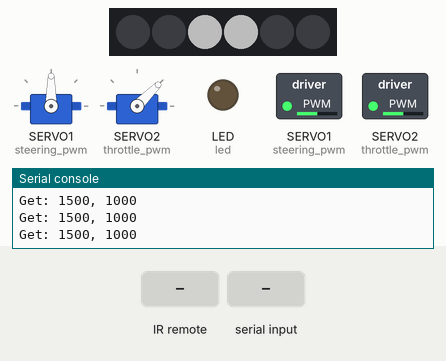
This program was run on a simulated CircuitPython board. On the bench: 6 RGB LEDs in strip order, left to right, 2 × servo, switched loads named in the program (green lamp = pin HIGH), output pins drawn as LEDs (lit = HIGH), the last lines printed to the serial console. The inputs (shaded band) are chosen by the test bench. Dim RGB values are drawn brighter than linear; servo angles are drawn from the pulse width (0.5 ms = 0°, 2.5 ms = 180°); pins used as bus, display or sensor lines are not drawn.

Above: at 3.2 s.
3.3 s: infrared code 0x45 received
4.8 s: infrared code 0x45 received
6.3 s: "5\n" received over the second serial link
At 16.9 s:
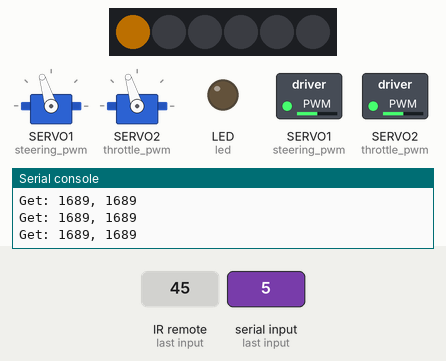
Timing chart, 0 to 17.8 s (numbered marks = the images above; inputs shaded):
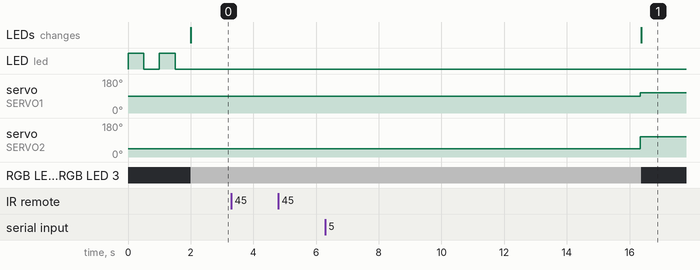

The program:

donkeycar.py
```python
# CircuitPython Test for Robotics Masters MM1
#
# Notes:
#   This is to be run using CircuitPython 4.0
#   Date: 24/05/2019
#
import time
import board
import busio
import neopixel

from digitalio import DigitalInOut, Direction
from pulseio import PWMOut, PulseIn, PulseOut

## set up on-board LED
led = DigitalInOut(board.LED)
led.direction = Direction.OUTPUT

## set up NeoPixel LEDs
pixel_pin = board.NEOPIXEL
num_pixels = 6
pixels = neopixel.NeoPixel(pixel_pin, num_pixels, brightness=0.3, auto_write=False)

RED = (255, 0, 0)
YELLOW = (255, 150, 0)
ORANGE = (255, 127, 80)
GREEN = (0, 255, 0)
CYAN = (0, 255, 255)
BLUE = (0, 0, 255)
PURPLE = (180, 0, 255)
BLACK = (0, 0, 0)
WHITE = (255, 255, 255)

pixels.fill(BLACK)
pixels.show()

## Pixel Map
# 0 Left Indicator
# 1 Left Break
# 2 Left Reverse
# 3 Right Reverse
# 4 Right Break
# 5 Right Indicator


## set up serial UART
# note UART(TX, RX, baudrate)
uart = busio.UART(board.PI_RX, board.PI_TX, baudrate = 115200, timeout = 0.001)

## set up servos and radio control channels
steering_pwm = PWMOut(board.SERVO1, duty_cycle = 2 ** 15, frequency = 50)
throttle_pwm = PWMOut(board.SERVO2, duty_cycle = 2 ** 15, frequency = 50)

steering_channel = PulseIn(board.RCH1, maxlen=64, idle_state=0)
throttle_channel = PulseIn(board.RCH2, maxlen=64, idle_state=0)

## Set some other variables
SMOOTHING_INTERVAL_IN_S = 0.025
DEBUG = True
last_update = time.monotonic()

## Hardware Notification: starting
print("preparing to start...")
for i in range(0, 2):
	led.value = True
	time.sleep(0.5)
	led.value = False
	time.sleep(0.5)

## GO TO: main()

## functions
def servo_duty_cycle(pulse_ms, frequency = 50):
	period_ms = 1.0 / frequency * 1000.0
	duty_cycle = int(pulse_ms / 1000 / (period_ms / 65535.0))
	return duty_cycle

def pix_logic_indicator(val):
        ## Left and Right (Indicators), Give: Steering
        if val < 1350:
                pixels[0] = BLACK
                pixels[5] = YELLOW
        elif val > 1650:
                pixels[0] = YELLOW
                pixels[5] = BLACK
        else:
                pixels[0] = BLACK
                pixels[5] = BLACK
        pixels.show()


def pix_logic_break(cur, prev):
        ## Backwards and Forwards (Breaking), Give: Throttle(s)
        reverse = pixels[2][0] # 255 is reverse

        if reverse is 255:
                if prev > cur:
                        pixels[1] = RED
                        pixels[4] = RED
                else:
                        pixels[1] = BLACK
                        pixels[4] = BLACK
        else:
                if prev < cur:
                        pixels[1] = RED
                        pixels[4] = RED
                else:
                        pixels[1] = BLACK
                        pixels[4] = BLACK
        pixels.show()


def pix_logic_reverse(val):
        ## Backwards (Reversing), Give: Throttle
        if val < 1400:
                pixels[2] = WHITE
                pixels[3] = WHITE
        else:
                pixels[2] = BLACK
                pixels[3] = BLACK
        pixels.show()


def state_changed(control):
	control.channel.pause()
	for i in range(0, len(control.channel)):
		val = control.channel[i]
		if(val < 1000 or val > 2000):
			continue
		control.value = (control.value + val) / 2

	if DEBUG:
		print("%f\t%s (%i): %i (%i)" % (time.monotonic(), control.name, len(control.channel), control.value, servo_duty_cycle(control.value)))
	control.channel.clear()
	control.channel.resume()

class Control:
     def __init__(self, name, servo, channel, value):
	self.name = name
	self.servo = servo
	self.channel = channel
	self.value = value
	self.servo.duty_cycle = servo_duty_cycle(value)

steering = Control("Steering", steering_pwm, steering_channel, 1500)
throttle = Control("Throttle", throttle_pwm, throttle_channel, 1000)

def main():
	global last_update

	data = bytearray('')
	datastr = ''
	last_input = 0
	steering_val = steering.value
	throttle_val = throttle.value

	while True:
                ## RC Controller Input
		if(last_update + SMOOTHING_INTERVAL_IN_S > time.monotonic()):
			continue
		last_update = time.monotonic()

		if(len(throttle.channel) != 0):
			state_changed(throttle)

		if(len(steering.channel) != 0):
			state_changed(steering)

		if(DEBUG):
			print("Get: %i, %i" % (int(steering.value), int(throttle.value)))
		uart.write(b"%i, %i\r\n" % (int(steering.value), int(throttle.value)))

		## Serial Input
		while True:
			byte = uart.read(1)
			if(byte == None):
				break
			last_input = time.monotonic()
			if(DEBUG):
				print("Read from UART: %s" % (byte))
			if(byte == b'\r'):
				data = bytearray('')
				datastr = ''
				break
			data[len(data):len(data)] = byte
			datastr = ''.join([chr(c) for c in data]).strip() # convert bytearray to string
		if(len(datastr) >= 10):
			steering_val = steering.value
			throttle_val = throttle.value
			try:
				steering_val = int(datastr[:4])
				throttle_val = int(datastr[-4:])
			except ValueError:
				None

			data=bytearray('')
			datastr = ''
			last_input = time.monotonic()
			if(DEBUG):
				print("Set: %i, %i" % (steering_val, throttle_val))

                ## Servo Output
		if(last_input + 10 < time.monotonic()):
			steering.servo.duty_cycle = servo_duty_cycle(steering.value)
			throttle.servo.duty_cycle = servo_duty_cycle(throttle.value)
			pix_logic_reverse(throttle.value)
			pix_logic_indicator(steering.value)
		else:
			steering.servo.duty_cycle = servo_duty_cycle(steering_val)
			throttle.servo.duty_cycle = servo_duty_cycle(throttle_val)
			pix_logic_reverse(throttle_val)
			pix_logic_indicator(steering_val)


## Run
print("Run!")
main()
```

Measured:
- after the input at 6.3 s, servo on SERVO1 (steering_pwm): 90° → 107° after 10.0 s instead of 3.7 s; servo on SERVO2 (throttle_pwm): 45° → 107° after 10.0 s instead of 3.7 s
